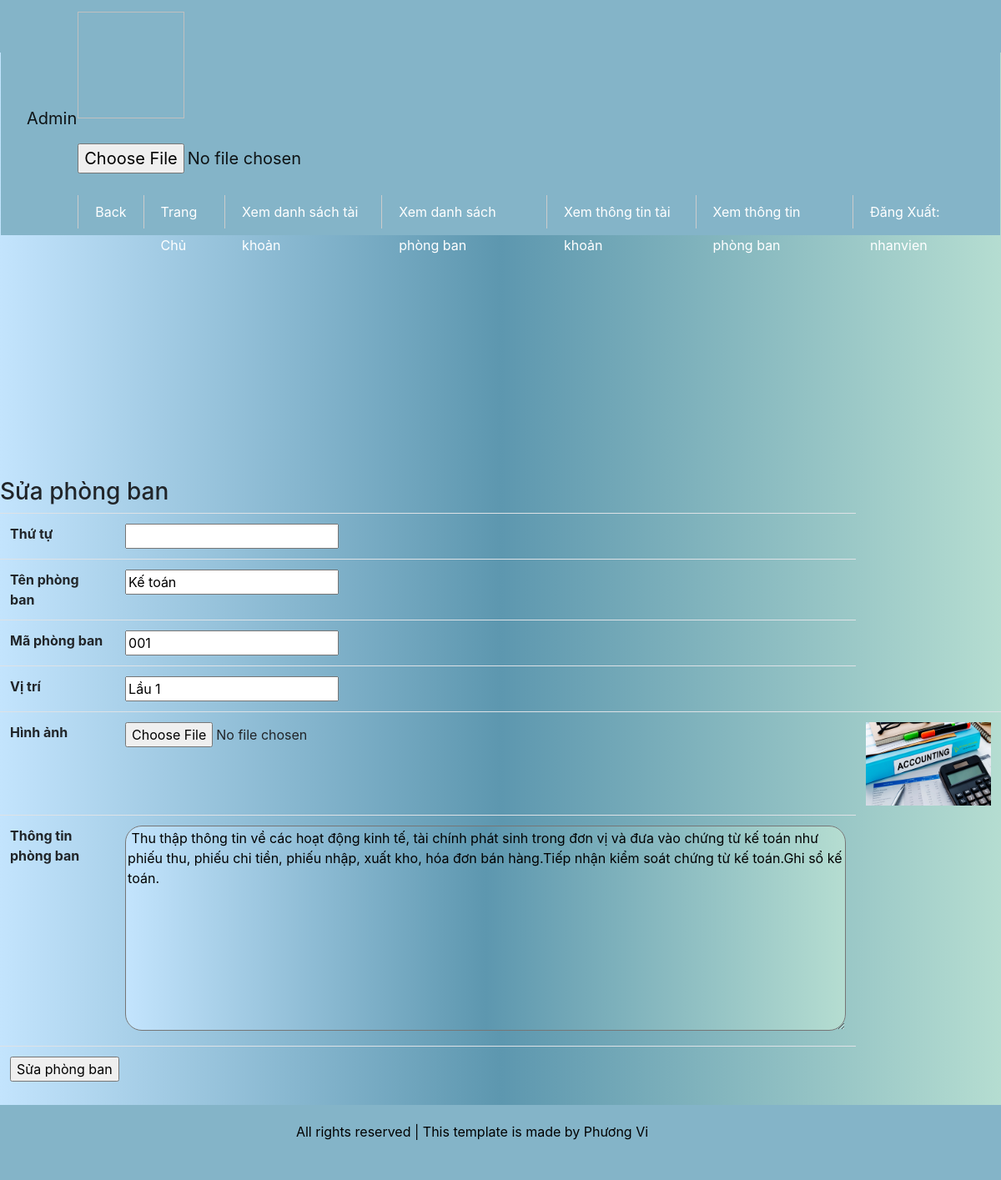
The app's page /source/admin/index.php?action=quanliphongban&query=sua&thutu=1 (signed in) with its own data.
### tables this page shows
CREATE TABLE `tbl_phongban` (
  `thutu` int(11) NOT NULL,
  `ten_phongban` varchar(250) NOT NULL,
  `ma_phongban` varchar(100) NOT NULL,
  `vitri` varchar(50) NOT NULL,
  `hinhanh` varchar(100) NOT NULL,
  `thongtin` text NOT NULL
);

### source/admin/modules/quanliphongban/sua.php (the view)
<?php
$sql_sua="SELECT * FROM tbl_phongban WHERE thutu='$_GET[thutu]' LIMIT 1 ";
$row_sua=mysqli_query($mysqli,$sql_sua);
 ?>
 <h3>Sửa phòng ban </h3>
<table  class="table table-hover">
  <?php
while ($row= mysqli_fetch_array($row_sua)) {
  ?>
  <form method="POST" action="modules/quanliphongban/xuly.php?thutu=<?php echo $_GET['thutu']?>" enctype="multipart/form-data">
   <tr>
    <th>Thứ tự</th>
    <td><input type="text" name="thutu"></td>
  </tr>
  <tr>
    <th>Tên phòng ban</th>
    <td><input type="text" value="<?php echo $row['ten_phongban'] ?>" name="ten_phongban" ></td>
  </tr>
  <tr>
    <th>Mã phòng ban</th>
    <td><input type="text" value="<?php echo $row['ma_phongban'] ?>" name="ma_phongban" ></td>
  </tr>
  <tr>
    <th>Vị trí</th>
    <td><input type="text" value="<?php echo $row['vitri'] ?>" name="vitri" ></td>
  </tr>
<tr>
    <th>Hình ảnh</th>
    <td><input type="file" name="hinhanh" ></td>
     <td><img src="../images/<?php echo $row['hinhanh'] ?> " width="150px"></td>
  </tr>
  <tr>
    <th>Thông tin phòng ban</th>
    <td><textarea rows="10" cols="120" name="thongtin" style="width: 100% resize: none;"> <?php echo $row['thongtin'] ?></textarea></td>
  </tr>
 <tr>
    <td colspan="2"><input type="submit" name="suaphongban" value ="Sửa phòng ban"></td>
  </tr>
</form>
<?php
}
?>
</table>

### source/style.css (style rules this page uses)
body { background-image: linear-gradient(to left ,#b5ddd1,rgb(93 151 175),#c3e4fd) !important; }
body { width: 100%; background-image: linear-gradient(to left ,#b5ddd1,rgb(93 151 175),#c3e4fd) !important; font-family: 'Gamja Flower'; }
textarea { resize: none; width: 100%; }
textarea { background-image: linear-gradient(to left ,#b5ddd1,rgb(93 151 175),#c3e4fd); border-radius: 20px; overflow: hidden; }

### records on screen
tbl_phongban: ten_phongban "Kế toán", ma_phongban "001", vitri "Lầu 1", hinhanh (picture), thongtin "Thu thập thông tin về các hoạt động kinh tế, tài chính phát sinh trong đơn vị và đưa vào chứng từ kế toán như phiếu thu, phiếu chi tiền, phiếu nhập, xuất kho, hóa đơn bán hàng.Tiếp nhận kiểm soát chứng từ kế toán.Ghi sổ kế toán."

### other values on screen
$_SESSION['dangnhap'] "nhanvien"
